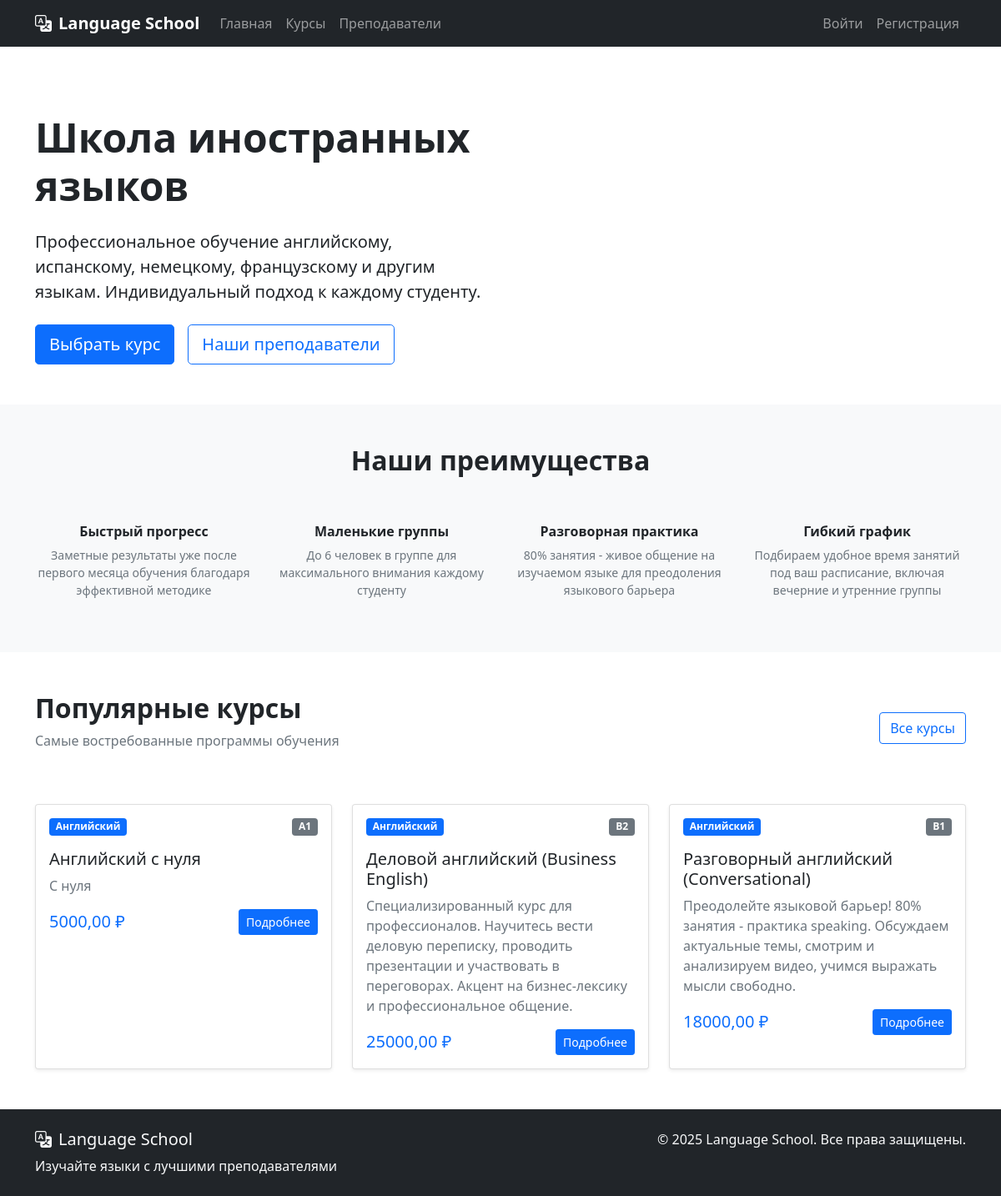
/, run on an earlier commit of the app's database.
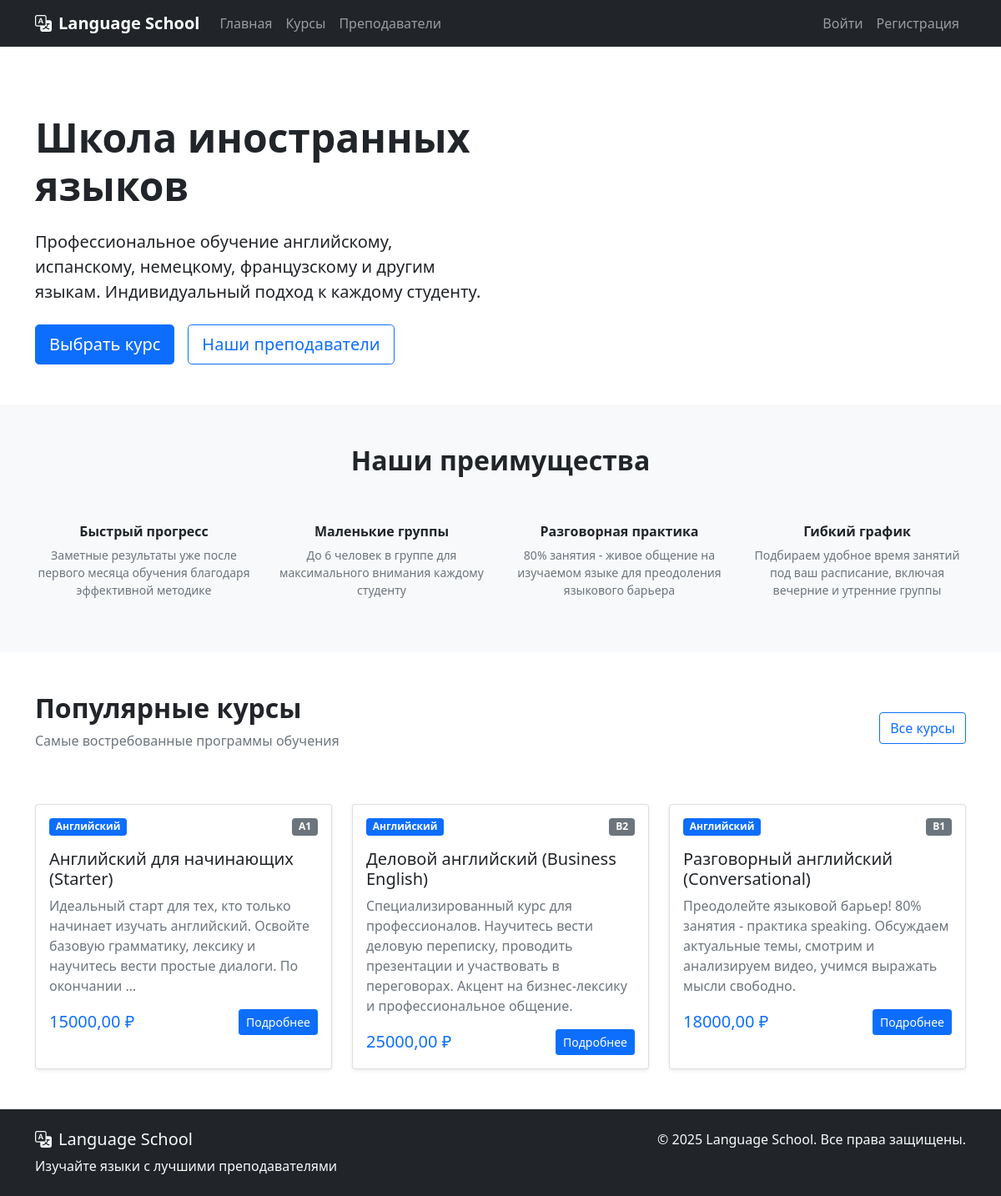
And on a later commit of the database.
### school/models.py (models this page shows, shortened)
class Course(models.Model):
    title = models.CharField(max_length=200)
    description = models.TextField()
    language = models.ForeignKey(Language, on_delete=models.CASCADE)
    level = models.ForeignKey(Level, on_delete=models.CASCADE)
    price = models.DecimalField(max_digits=10, decimal_places=2, validators=[MinValueValidator(0)])
    duration = models.CharField(max_length=100)
    teacher = models.ForeignKey(Teacher, on_delete=models.CASCADE)
    is_active = models.BooleanField(default=True)
    created_at = models.DateTimeField(auto_now_add=True)

class Language(models.Model):
    name = models.CharField(max_length=100)

class Level(models.Model):
    name = models.CharField(max_length=100)
    description = models.TextField()

### school/views.py (the view)
# urls.py: path('', views.home, name='home'),
def home(request):
    courses = Course.objects.filter(is_active=True)[:3]
    return render(request, 'school/home.html', {'courses': courses})

### school/templates/school/home.html (shortened to what the changed rows need)
{% extends 'school/base.html' %}
{% block content %}
<section class="py-5 bg-white">
    <div class="container">
        <div class="row align-items-center">
            <div class="col-lg-6">
                <h1 class="display-5 fw-bold mb-4">Школа иностранных языков</h1>
            </div>
        </div>
    </div>
</section>
<section class="py-5 bg-light">
    <div class="container">
        <div class="row">
            <div class="col-12 text-center mb-5">
                <h2 class="fw-bold">Наши преимущества</h2>
            </div>
        </div>
    </div>
</section>
<section class="py-5 bg-white">
    <div class="container">
        <div class="row align-items-center mb-5">
            <div class="col">
                <h2 class="fw-bold">Популярные курсы</h2>
            </div>
        </div>
        <div class="row g-4">
            {% for course in courses|slice:":3" %}
            <div class="col-md-4">
                <div class="card h-100 shadow-sm">
                    <div class="card-body">
                        <div class="d-flex justify-content-between align-items-start mb-3">
                            <span class="badge bg-primary">{{ course.language.name }}</span>
                            <span class="badge bg-secondary">{{ course.level.name }}</span>
                        </div>
                        <h5 class="card-title">{{ course.title }}</h5>
                        <p class="card-text text-muted">{{ course.description|truncatewords:20 }}</p>
                        <div class="mt-auto">
                            <div class="d-flex justify-content-between align-items-center">
                                <span class="h5 text-primary mb-0">{{ course.price }} ₽</span>
                                <a href="{% url 'course_detail' course.pk %}" class="btn btn-primary btn-sm">
                                    Подробнее
                                </a>
                            </div>
                        </div>
                    </div>
                </div>
            </div>
            {% empty %}
            <div class="col-12 text-center">
                <div class="alert alert-info">
                    Курсы скоро появятся
                </div>
            </div>
            {% endfor %}
        </div>
    </div>
</section>
{% endblock %}

What changed in the data, as far as the page shows it:
changed Course: title "Английский с нуля" → "Английский для начинающих (Starter)"; description "С нуля" → "Идеальный старт для тех, кто только начинает изучать английский. Освойте базовую грамматику, лексику и научитесь вести простые диалоги. По окончании …"; price "5000,00" → "15000,00"
